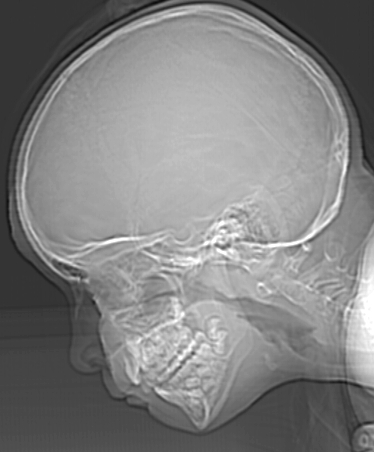
#> input picture 1assign/images/Fig2.21(a).jpg, 374 x 452 px
$ python GrayLevelReduction.py
#> lines starting #> are read from the running program, lines starting #| are printed output that depends on the picture
import numpy as np
from matplotlib import pyplot as plt
import math

# reduces intensity range from [0,255] to [0,val] using FLOOR
def reduceIntensity(img, val):
    # reduce to all black
    if val == 0:
        return img*0
    # out of range, return original image
    elif val > 256:
        return img
    else:
        return np.floor(img/(256/val))

if __name__ == '__main__':
    # read file image into numpy array
    img_orig = plt.imread('../images/Fig2.21(a).jpg', 0)
#> img_orig is the input picture: shape (452, 374); min 12, max 255, mean 129.4

    # setup figure
    fig = plt.figure(figsize=(10,30))
    fig.suptitle('')
    plt.rcParams.update({'font.size': 7})

    # reduce orig_img by powers of 2 and plot resulting images
    for i in range(0,8):
        img = reduceIntensity(img_orig, 256/(2**i))
        ax = fig.add_subplot(8,2,i+1, frameon=False)
        ax.get_xaxis().set_visible(False)
        ax.get_yaxis().set_visible(False)
        ax.title.set_text("{} gray levels".format(int(256/(2**i))))
        ax = plt.imshow(img, cmap='gray')
#> this loop made 8 passes
#> pass 2, `img = reduceIntensity(img_orig, 256/(2**i))`:
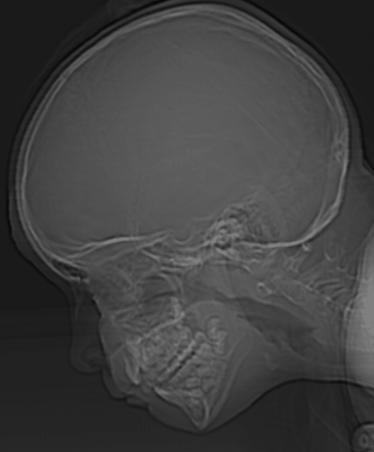
#> img: shape (452, 374) float64; min 6, max 127, mean 64.4

    # spacing adjustment
    plt.subplots_adjust(wspace= -0.5, hspace=0.1)
    plt.show()
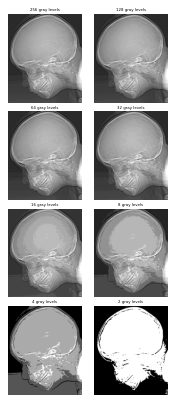
#> figure drawn by matplotlib, 8 panels

$ run again, with 1assign/images/Fig3.08(a).jpg copied over 1assign/images/Fig2.21(a).jpg
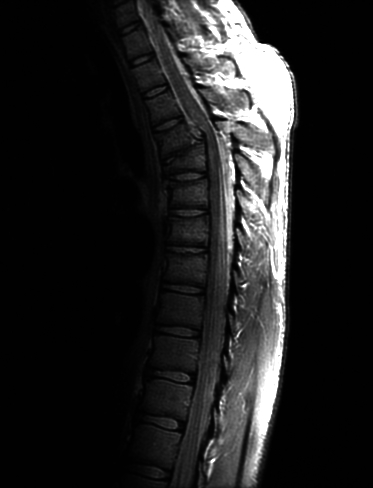
#> input picture 1assign/images/Fig3.08(a).jpg, 373 x 488 px
#> img_orig is the input picture: shape (488, 373); min 0, max 255, mean 32.6
#> the loop `for i in range(0,8):` made 8 passes
#> pass 2, `img = reduceIntensity(img_orig, 256/(2**i))`:
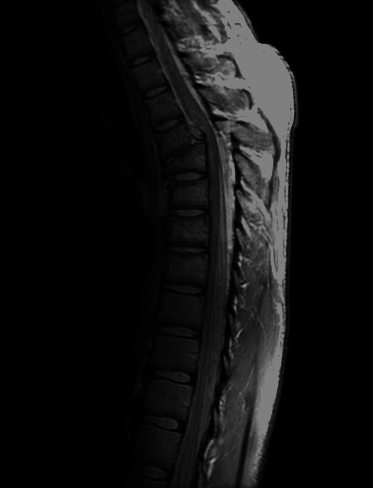
#> img: shape (488, 373) float64; min 0, max 127, mean 15.9
